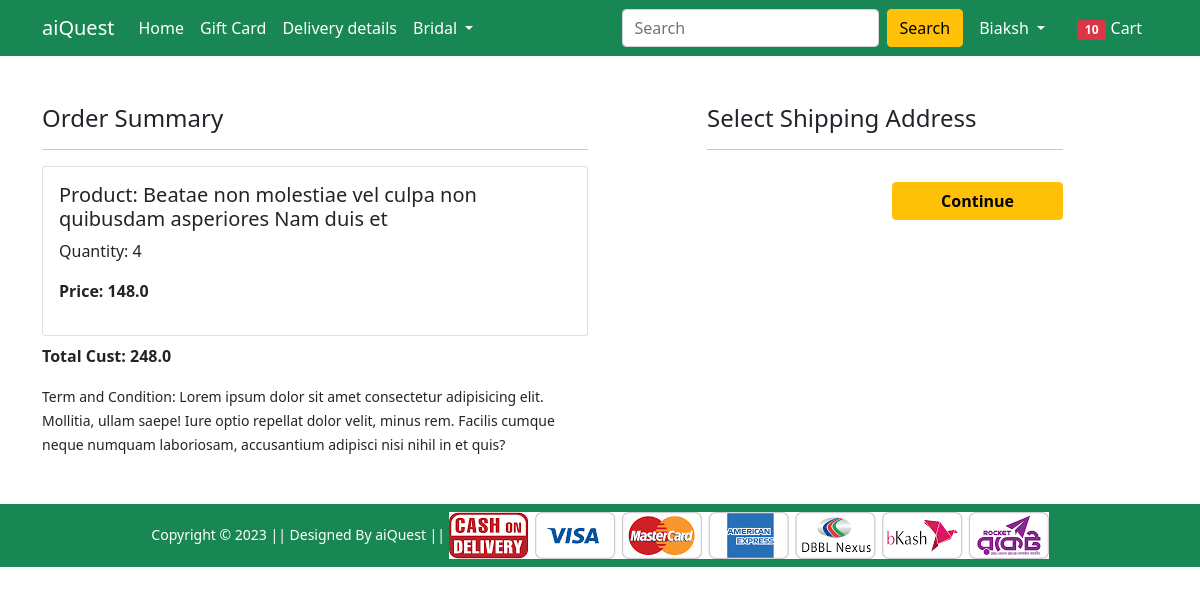
Before: /checkout/ (signed in) with the older database file.
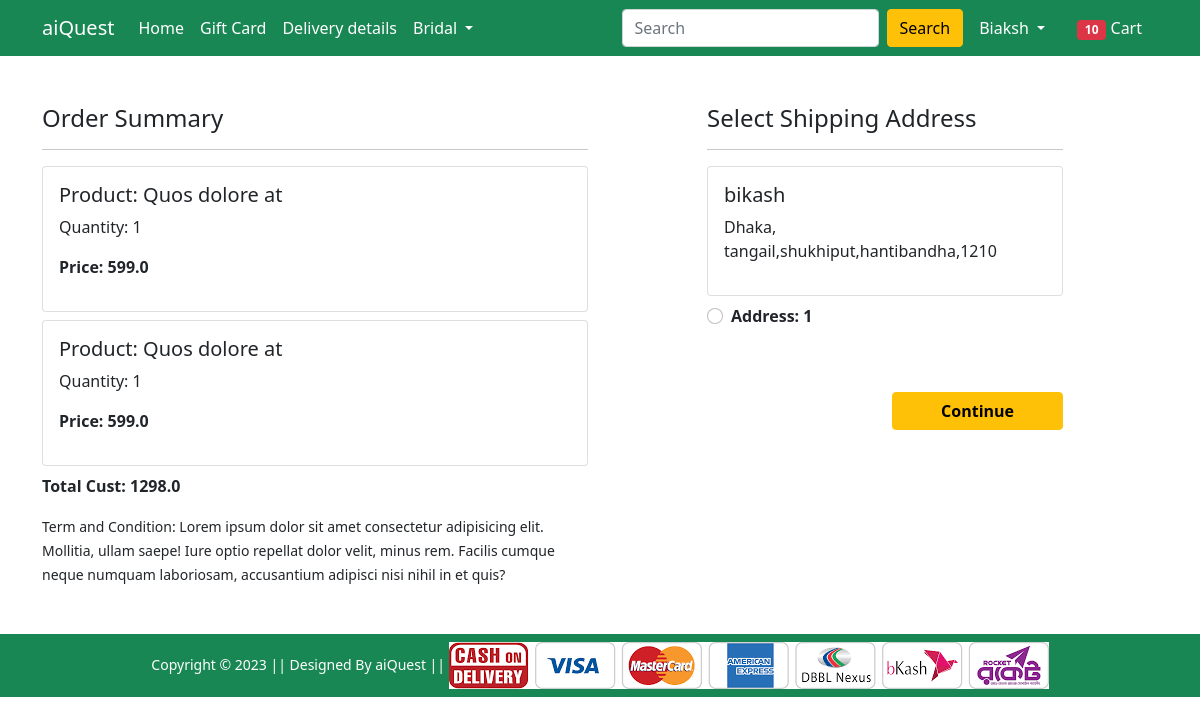
After: the same page with the newer database file.
### Shop/models.py (models this page shows, shortened)
class Card(models.Model):
    user = models.ForeignKey(User, on_delete=models.CASCADE)
    product = models.ForeignKey(Product, on_delete=models.CASCADE)
    quantity = models.PositiveIntegerField(default=1)
    @property
    def total_cust(self):
        return self.quantity * self.product.discounted_price

class Product(models.Model):
    title = models.CharField(max_length=300)
    selling_price = models.FloatField()
    discounted_price = models.FloatField()
    description = models.TextField()
    brand = models.CharField(max_length=40)
    category = models.CharField(choices=CATEGORY_CHOICES , max_length=3)
    product_image = models.ImageField(upload_to='productImg')

class Customer(models.Model):
    user = models.ForeignKey(User, on_delete=models.CASCADE)
    name = models.CharField(max_length=34)
    division = models.CharField(choices=DIVISION_CHOICES, max_length=59)
    district = models.CharField(max_length=200)
    thana = models.CharField(max_length=60)
    villorroad = models.CharField(max_length=200)
    zipCode = models.IntegerField()

### Shop/views.py (the view)
# urls.py: path('checkout/', views.checkout, name='checkout'),
def checkout(request):
  user = request.user
  add = Customer.objects.filter(user = user)
  cart_item = Card.objects.filter(user = user)
  amount = 0
  shipping_amount = 100
  totalamount = 0
  cart_product = [ p for p in Card.objects.all() if p.user == user]
  for p in cart_product:
    temp_amount = (p.quantity * p.product.discounted_price)
    amount += temp_amount
    totalamount = amount + shipping_amount
  return render(request, 'Shop/checkout.html', {'add':add, 'totalamount':totalamount, 'cart_item': cart_item})

### Shop/templates/Shop/checkout.html (shortened to what this page needs)
{% extends 'Shop/base.html' %}
{% load static %}
{% block main-content %}
<div class="container">
    <div class="row mt-5">
        <div class="col-sm-6">
            <h4>Order Summary</h4>
            <hr>
            {% for item in cart_item %}
            <div class="card mb-2">
                <div class="card-body">
                    <h5>Product: {{item.product.title}}</h5>
                    <p>Quantity: {{item.quantity}}</p>
                    <p class="fw-bold">Price: {{item.total_cust}}</p>
                </div>
            </div>
            {% endfor %}
            <p> <strong>Total Cust: {{totalamount}}</strong> </p>
            <small>Term and Condition: Lorem ipsum dolor sit amet consectetur adipisicing elit. Mollitia, ullam saepe!
                Iure optio repellat dolor velit, minus rem. Facilis cumque neque numquam laboriosam, accusantium
                adipisci nisi nihil in et quis?</small>
        </div>
        <div class="col-sm-4 offset-sm-1">
            <h4>Select Shipping Address</h4>
            <hr>
            <form action="/paymentdone">
                {% for ad in add %}
                <div class="card">
                    <div class="card-body">
                        <h5>{{ad.name}}</h5>
                        <p>{{ad.division}}, {{ad.district}},{{ad.thana}},{{ad.villorroad}},{{ad.zipCode}}</p>
                    </div>
                </div>
                <div class="form-check mt-2 mb-5">
                    <input class="form-check-input" type="radio" name="customer_id" id="customerAdd{{forloop.counter}}" value="{{ad.id}}">
                    <label class="form-check-label fw-bold" for="">
                        Address: {{forloop.counter}} </label>
                </div>
                {% endfor %}
                <div class="text-end">
                    <button type="submit" class="btn btn-warning mt-3 px-5 fw-bold">Continue</button>
                </div>
            </form>
        </div>
    </div>
</div>
{% endblock main-content %}

Changed rows visible on the page:
removed Card: product "Beatae non molestiae vel culpa non quibusdam asperiores Nam duis et", quantity "4", total_cust "148.0"
added Card: product "Quos dolore at", quantity "1", total_cust "599.0"
added Card: product "Quos dolore at", quantity "1", total_cust "599.0"
added Customer: name "bikash", division "Dhaka", district "tangail", thana "shukhiput", villorroad "hantibandha", zipCode "1210"
Other visible differences:
{{ totalamount }}: "248.0" → "1298.0"
